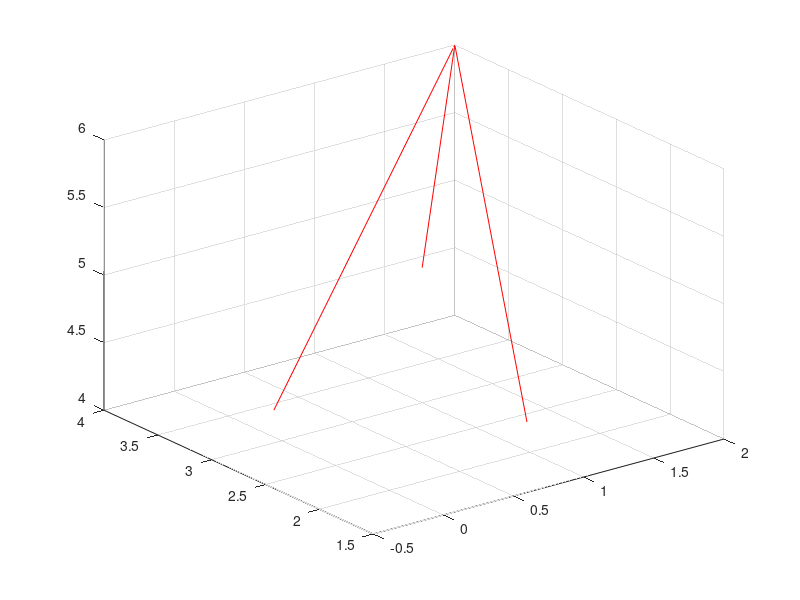

Write MATLAB code to recreate this figure.
%% draw arrow 3d
drawArrow = @(x,y,z, color) quiver3(x(1), y(1), z(1), ...
                            x(2)-x(1),y(2)-y(1),z(2)-z(1), 1, ...
                            'Color', color, 'MaxHeadSize', 1);
 x =[ 1 2];
y = [3 4];
z = [5 6];         
drawArrow(x, y, z, 'r')